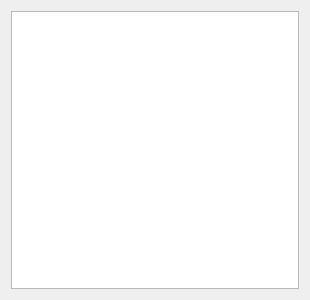
<?xml version="1.0" encoding="UTF-8"?>
<ui version="4.0">
 <class>Form</class>
 <widget class="QWidget" name="Form">
  <property name="geometry">
   <rect>
    <x>0</x>
    <y>0</y>
    <width>310</width>
    <height>300</height>
   </rect>
  </property>
  <property name="windowTitle">
   <string>歌曲黑名单</string>
  </property>
  <layout class="QVBoxLayout" name="verticalLayout">
   <item>
    <widget class="QListWidget" name="listWidget"/>
   </item>
  </layout>
 </widget>
 <resources/>
 <connections/>
</ui>
